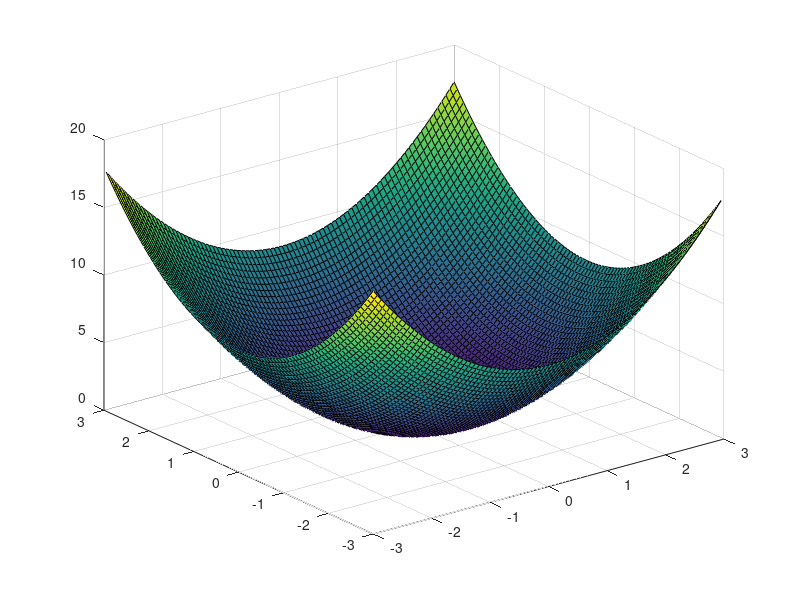

Source code (MATLAB):
mu = [0 0];
Sigma = 10 * [3 0; 0 3];
x1 = -3:.07:3; x2 = -3:.07:3;
[X1,X2] = meshgrid(x1,x2);
% F = 2555 * mvnpdf([X1(:) X2(:)],mu,Sigma);
% F = reshape(F,length(x2),length(x1));
%image(X1.^2 + X2.^2);
%colorbar;
%axis equal;
% hold on;
% contour(X1,X2,X1.^2 + X2.^2);
% axis equal;
surf(X1,X2,X1.^2 + X2.^2);
% axis equal;
